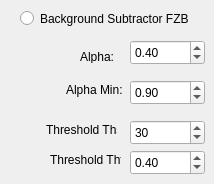
              <widget class="QWidget" name="PBKGFZB">
               <attribute name="label">
                <string>Background Subtractor FZB</string>
               </attribute>
               <widget class="QRadioButton" name="RBTFZB">
                <property name="geometry">
                 <rect>
                  <x>20</x>
                  <y>10</y>
                  <width>171</width>
                  <height>17</height>
                 </rect>
                </property>
                <property name="text">
                 <string>Background Subtractor FZB</string>
                </property>
               </widget>
               <widget class="QSpinBox" name="SBThSFZB">
                <property name="geometry">
                 <rect>
                  <x>130</x>
                  <y>120</y>
                  <width>75</width>
                  <height>25</height>
                 </rect>
                </property>
                <property name="value">
                 <number>30</number>
                </property>
               </widget>
               <widget class="QLabel" name="label_45">
                <property name="geometry">
                 <rect>
                  <x>46</x>
                  <y>120</y>
                  <width>71</width>
                  <height>20</height>
                 </rect>
                </property>
                <property name="text">
                 <string>Threshold Ths:</string>
                </property>
               </widget>
               <widget class="QLabel" name="label_46">
                <property name="geometry">
                 <rect>
                  <x>50</x>
                  <y>150</y>
                  <width>71</width>
                  <height>20</height>
                 </rect>
                </property>
                <property name="text">
                 <string>Threshold Thfs:</string>
                </property>
               </widget>
               <widget class="QLabel" name="label_47">
                <property name="geometry">
                 <rect>
                  <x>80</x>
                  <y>50</y>
                  <width>47</width>
                  <height>13</height>
                 </rect>
                </property>
                <property name="text">
                 <string>Alpha: </string>
                </property>
               </widget>
               <widget class="QDoubleSpinBox" name="DSBAlphaFZB">
                <property name="geometry">
                 <rect>
                  <x>130</x>
                  <y>40</y>
                  <width>75</width>
                  <height>25</height>
                 </rect>
                </property>
                <property name="value">
                 <double>0.400000000000000</double>
                </property>
               </widget>
               <widget class="QLabel" name="label_48">
                <property name="geometry">
                 <rect>
                  <x>66</x>
                  <y>80</y>
                  <width>61</width>
                  <height>20</height>
                 </rect>
                </property>
                <property name="text">
                 <string>Alpha Min: </string>
                </property>
               </widget>
               <widget class="QDoubleSpinBox" name="DSBAlphaFZB_2">
                <property name="geometry">
                 <rect>
                  <x>130</x>
                  <y>80</y>
                  <width>75</width>
                  <height>25</height>
                 </rect>
                </property>
                <property name="value">
                 <double>0.900000000000000</double>
                </property>
               </widget>
               <widget class="QDoubleSpinBox" name="DSBThfsFZB">
                <property name="geometry">
                 <rect>
                  <x>130</x>
                  <y>150</y>
                  <width>75</width>
                  <height>25</height>
                 </rect>
                </property>
                <property name="maximum">
                 <double>1000.000000000000000</double>
                </property>
                <property name="value">
                 <double>0.400000000000000</double>
                </property>
               </widget>
              </widget>
